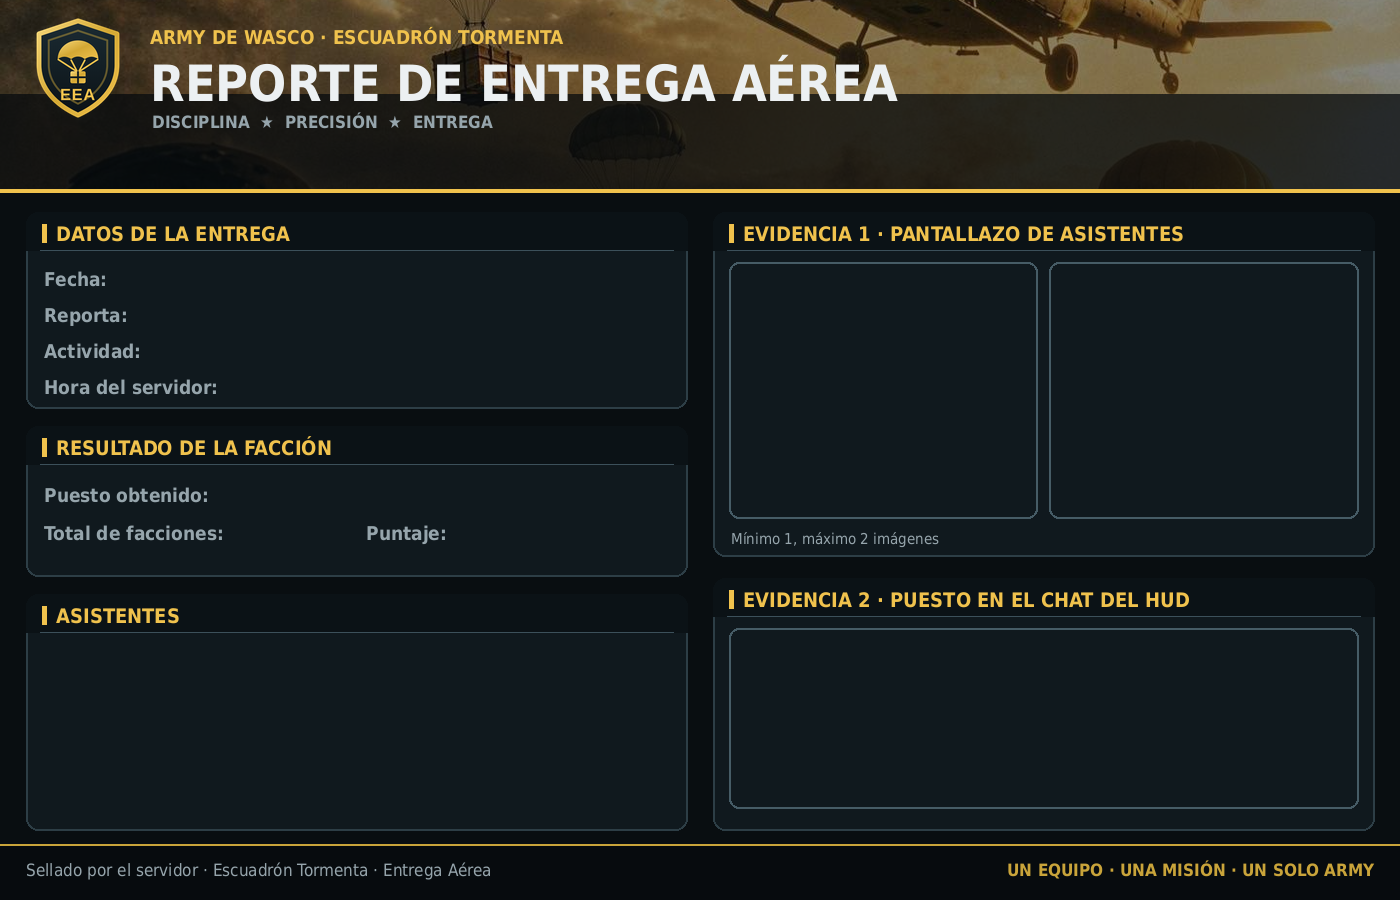

Write Python code to recreate this figure.
from PIL import Image, ImageDraw, ImageFont, ImageFilter
W,H = 1400, 900
ORO=(240,194,77); ORO2=(201,164,58); TXT=(236,240,242); MUT=(150,165,172); FONDO=(9,14,17); PANEL=(16,25,30); LINEA=(45,62,70)
FB='/usr/share/fonts/truetype/dejavu/DejaVuSansCondensed-Bold.ttf'
FR='/usr/share/fonts/truetype/dejavu/DejaVuSansCondensed.ttf'
def f(n, b=True): return ImageFont.truetype(FB if b else FR, n)

base = Image.new('RGB', (W,H), FONDO)
d = ImageDraw.Draw(base, 'RGBA')

# ---- Banda superior con el póster ----
post = Image.open('/mnt/user-data/attachments/37c699a5-857c-5662-b45a-557bb65d33c2/de4708a1-image.png').convert('RGB')
# recorte: la franja del helicóptero y los paracaídas (sin los textos del póster)
pw, ph = post.size
caja = post.crop((0, int(ph*0.21), pw, int(ph*0.47)))
caja = caja.resize((W, int(W*caja.size[1]/caja.size[0])), Image.LANCZOS)
BANDA = 190
if caja.size[1] > BANDA: caja = caja.crop((0, (caja.size[1]-BANDA)//2, W, (caja.size[1]-BANDA)//2 + BANDA))
base.paste(caja, (0,0))
# oscurecer para que el texto se lea
d.rectangle([0,0,W,BANDA], fill=(6,10,13,120))
d.rectangle([0,BANDA-96,W,BANDA], fill=(6,10,13,190))

esc = Image.open('icons/eea-512.png').convert('RGBA').resize((104,104), Image.LANCZOS)
base.paste(esc, (26, 16), esc)

d.text((150, 26), 'ARMY DE WASCO · ESCUADRÓN TORMENTA', font=f(19), fill=ORO)
d.text((150, 54), 'REPORTE DE ENTREGA AÉREA', font=f(50), fill=TXT)
d.text((152, 112), 'DISCIPLINA  ★  PRECISIÓN  ★  ENTREGA', font=f(17), fill=MUT)
d.line([(0,BANDA),(W,BANDA)], fill=ORO, width=4)

def panel(x,y,w,h,titulo,icono=''):
    d.rounded_rectangle([x,y,x+w,y+h], 12, fill=PANEL, outline=LINEA, width=2)
    d.rounded_rectangle([x,y,x+w,y+38], 12, fill=(11,18,22))
    d.rectangle([x,y+26,x+w,y+38], fill=(11,18,22))
    d.line([(x+14,y+38),(x+w-14,y+38)], fill=(60,80,90), width=1)
    d.rectangle([x+16, y+12, x+20, y+30], fill=ORO)
    d.text((x+30, y+10), titulo, font=f(20), fill=ORO)

def etiqueta(x,y,t,ancho=None,alto=34):
    d.text((x, y+7), t, font=f(18), fill=MUT)
    if ancho:
        bx = x + ancho
        d.rounded_rectangle([bx, y, bx+0, y+alto], 6)

M=26; COLW=(W-M*3)//2; Y0=BANDA+22
# ----- Columna izquierda -----
panel(M, Y0, COLW, 196, 'DATOS DE LA ENTREGA', '📦')
d.text((M+18, Y0+56),  'Fecha:',            font=f(19), fill=MUT)
d.text((M+18, Y0+92),  'Reporta:',          font=f(19), fill=MUT)
d.text((M+18, Y0+128), 'Actividad:',        font=f(19), fill=MUT)
d.text((M+18, Y0+164), 'Hora del servidor:',font=f(19), fill=MUT)

Y1 = Y0+214
panel(M, Y1, COLW, 150, 'RESULTADO DE LA FACCIÓN', '🏆')
d.text((M+18, Y1+58),  'Puesto obtenido:',     font=f(19), fill=MUT)
d.text((M+18, Y1+96),  'Total de facciones:',  font=f(19), fill=MUT)
d.text((M+340, Y1+96), 'Puntaje:',             font=f(19), fill=MUT)

Y2 = Y1+168
panel(M, Y2, COLW, H-Y2-70, 'ASISTENTES', '🪖')

# ----- Columna derecha: evidencias -----
X2 = M*2+COLW
panel(X2, Y0, COLW, 344, 'EVIDENCIA 1 · PANTALLAZO DE ASISTENTES', '📸')
d.rounded_rectangle([X2+16, Y0+50, X2+COLW//2-6, Y0+306], 10, outline=(70,92,102), width=2)
d.rounded_rectangle([X2+COLW//2+6, Y0+50, X2+COLW-16, Y0+306], 10, outline=(70,92,102), width=2)
d.text((X2+18, Y0+318), 'Mínimo 1, máximo 2 imágenes', font=f(15,False), fill=MUT)

Y3 = Y0+366
panel(X2, Y3, COLW, H-Y3-70, 'EVIDENCIA 2 · PUESTO EN EL CHAT DEL HUD', '🖥️')
d.rounded_rectangle([X2+16, Y3+50, X2+COLW-16, H-92], 10, outline=(70,92,102), width=2)

# ----- Pie -----
d.rectangle([0,H-56,W,H], fill=(7,11,14))
d.line([(0,H-56),(W,H-56)], fill=ORO2, width=2)
d.text((M, H-40), 'Sellado por el servidor · Escuadrón Tormenta · Entrega Aérea', font=f(17,False), fill=MUT)
t='UN EQUIPO · UNA MISIÓN · UN SOLO ARMY'
d.text((W-M-d.textlength(t, font=f(17)), H-40), t, font=f(17), fill=ORO2)

base.save('reportes/toma-aerea/plantilla.png')
print('ok', base.size)
